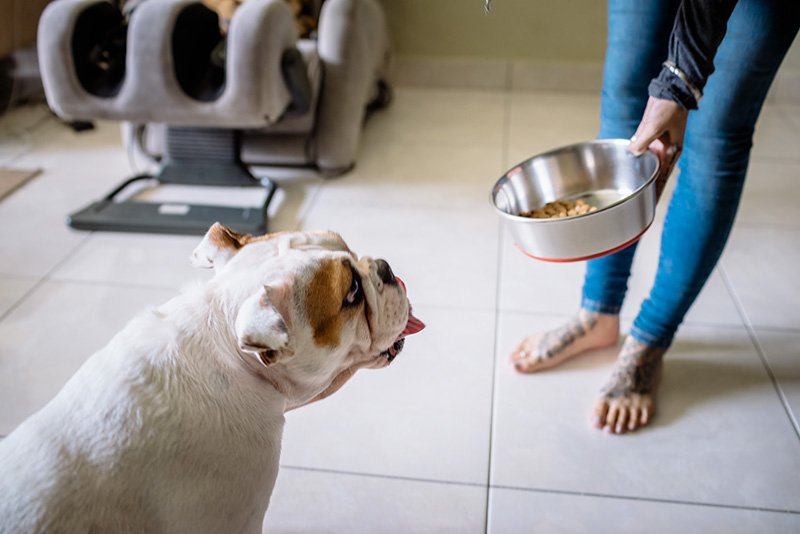
#> input picture segment-anything/notebooks/images/dog.jpg, 800 x 534 px
$ python -i utils_image.py   (imports and definitions only)   (older library calls are emulated)
#> lines starting #> are read from the running program, lines starting #| are printed output that depends on the picture
import matplotlib.pyplot as plt
import torch
import glob, os
import cv2
import logging
from tqdm import tqdm
import numpy as np
from sklearn.cluster import KMeans
import copy
from tqdm import tqdm
from skimage.color import rgb2gray
from skimage.filters import sobel
from skimage.segmentation import felzenszwalb
from skimage.util import img_as_float
from tqdm import tqdm

import utils.utils_io as IOUtils

DIR_FILE = os.path.abspath(os.path.dirname(__file__))

# [409 lines left out: functions calculate_normal_angle, read_image, write_image, write_images, read_images, get_planes_from_normalmap and 2 more, not called in this run]

def resize_image(img, target_size, interpolation=cv2.INTER_LINEAR):
    '''Resize image to target size
    Args:
        target_size: (W,H)
    Return img_resize

    '''
    W,H = target_size[0], target_size[1]
    if img.shape[0] != H or img.shape[1] != W:
        img_resize = cv2.resize(img, (W,H), interpolation=interpolation)
        return img_resize
    else:
        return img

# [110 lines left out: functions convert_images_type, add_image_noise, extract_lines, not called in this run]

# image segmentation
def extract_superpixel(path_img, CROP = 16):
#> called with CROP = 16
    scales, markers = [1], [400]

    img = cv2.imread(path_img)
#> img is the input picture: shape (534, 800, 3); mean B, G, R 148.1, 148.7, 150.6
    image = copy.deepcopy(img)
    image = image[CROP:-CROP, CROP:-CROP, :]
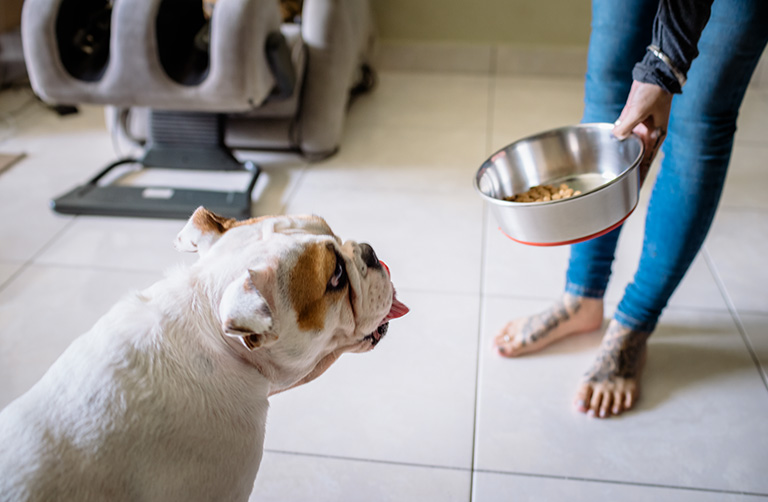
#> image: shape (502, 768, 3); mean B, G, R 150.1, 150.5, 152.3

    segments = []
    for s, m in zip(scales, markers):
        image = cv2.resize(image, (384//s, 288//s), interpolation=cv2.INTER_LINEAR)
        image = img_as_float(image)

        gradient = sobel(rgb2gray(image))
        # segment = watershed(gradient, markers=m, compactness=0.001)
        segment = felzenszwalb(image, scale=100, sigma=0.5, min_size=50)
        segments.append(segment)
#> this loop made 1 pass
#> pass 1, in extract_superpixel, `image = cv2.resize(image, (384//s, 288//s), interpolation=cv2.INTER_LI..`:
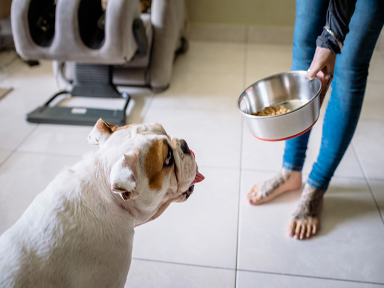
#> image: shape (288, 384, 3); mean B, G, R 150, 150.4, 152.2
#> pass 1, in extract_superpixel, `gradient = sobel(rgb2gray(image))`:
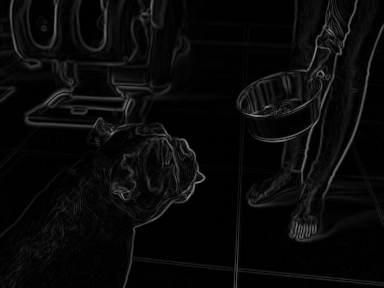
#> gradient: shape (288, 384) float64; min 0, max 0.597, mean 0.0379
#> pass 1, in extract_superpixel, `segment = felzenszwalb(image, scale=100, sigma=0.5, min_size=50)`:
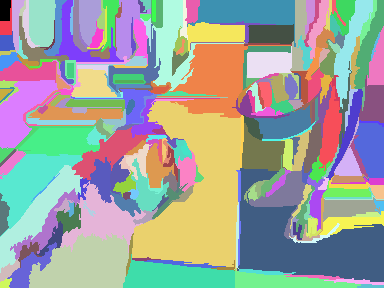
#> segment: shape (288, 384) int64; 265 distinct labels, from 0 to 264; one colour per label, 0 black
#> after the loop, segments = 1 item
    img_seg = segments[0].astype(np.int16)
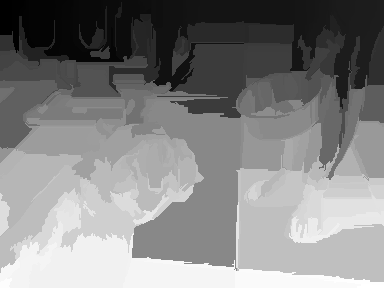
#> img_seg: shape (288, 384) int16; min 0, max 264, mean 136.4; drawn with min black and max white
    img_seg = resize_image(img_seg, target_size=img.shape[:2][::-1], interpolation=cv2.INTER_NEAREST)
#> in resize_image, `img_resize = cv2.resize(img, (W,H), interpolation=interpolation)`:
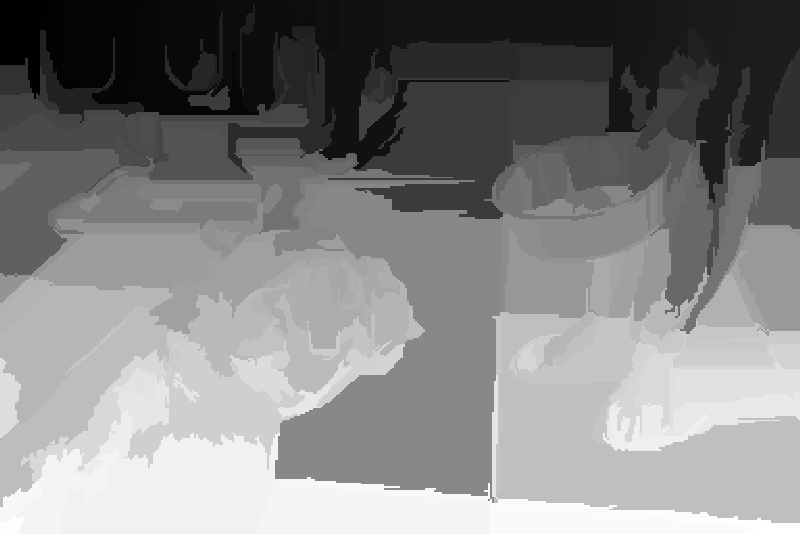
#> img_resize: shape (534, 800) int16; min 0, max 264, mean 136.2; drawn with min black and max white
    return img, img_seg

# [168 lines left out: functions find_labels_max_clusters, visualize_semantic_label, remove_small_isolated_areas, convert_gray_to_cmap, crop_images, split_video_to_frames and 3 more, not called in this run]


>>> result = extract_superpixel('../segment-anything/notebooks/images/dog.jpg')

$ run again, on segment-anything/notebooks/images/groceries.jpg
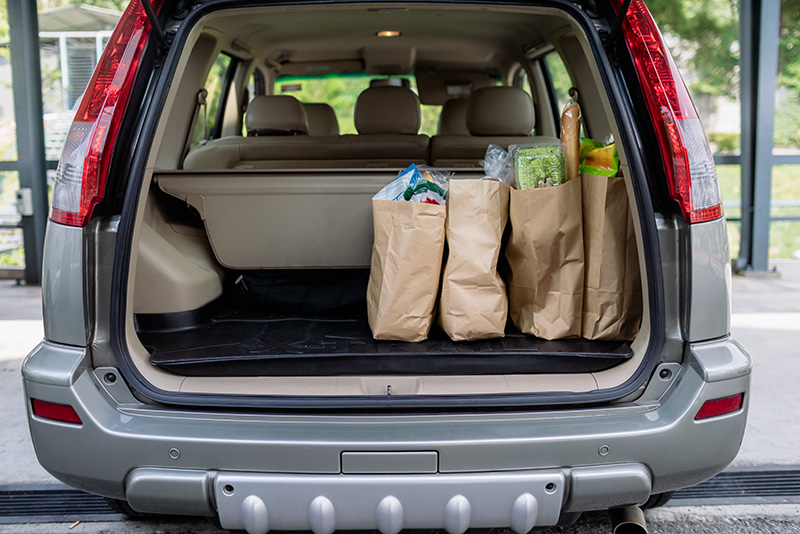
#> input picture segment-anything/notebooks/images/groceries.jpg, 800 x 534 px
#> in extract_superpixel, img is the input picture: shape (534, 800, 3); mean B, G, R 102.9, 105.7, 109.5
#> the loop in extract_superpixel, `for s, m in zip(scales, markers):` made 1 pass
#> pass 1, in extract_superpixel, `segment = felzenszwalb(image, scale=100, sigma=0.5, min_size=50)`:
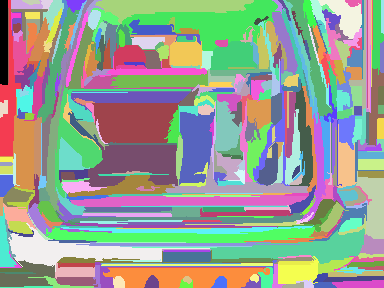
#> segment: shape (288, 384) int64; 385 distinct labels, from 0 to 384; one colour per label, 0 black
#> after the loop in extract_superpixel, `for s, m in zip(scales, markers):`: segments = 1 item
#> in resize_image, `img_resize = cv2.resize(img, (W,H), interpolation=interpolation)`:
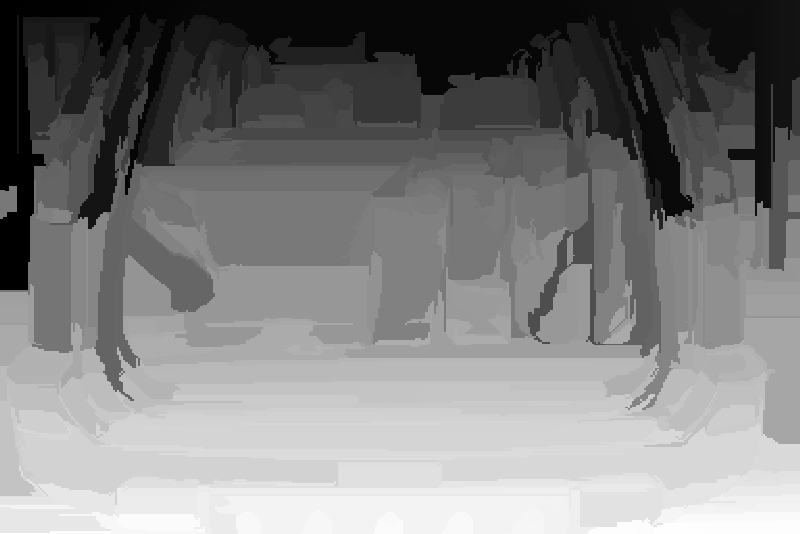
#> img_resize: shape (534, 800) int16; min 0, max 384, mean 191; drawn with min black and max white

$ run again, on segment-anything/notebooks/images/truck.jpg
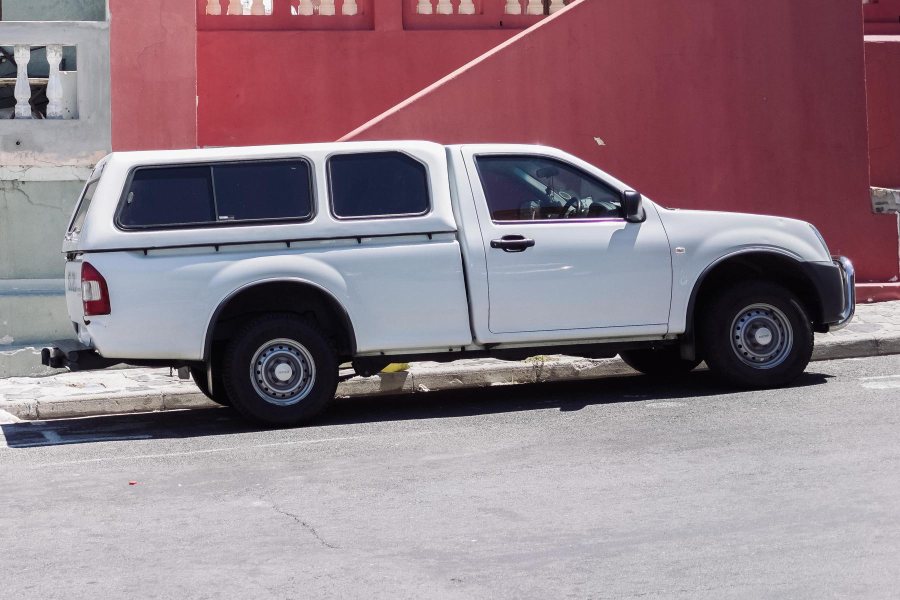
#> input picture segment-anything/notebooks/images/truck.jpg, 1800 x 1200 px (shown at 1/2 size)
#> in extract_superpixel, img is the input picture: shape (1200, 1800, 3); mean B, G, R 135.2, 126.5, 145.8
#> the loop in extract_superpixel, `for s, m in zip(scales, markers):` made 1 pass
#> pass 1, in extract_superpixel, `segment = felzenszwalb(image, scale=100, sigma=0.5, min_size=50)`:
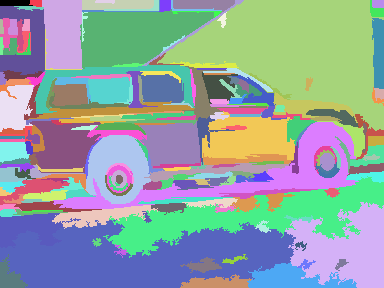
#> segment: shape (288, 384) int64; 207 distinct labels, from 0 to 206; one colour per label, 0 black
#> after the loop in extract_superpixel, `for s, m in zip(scales, markers):`: segments = 1 item
#> in resize_image, `img_resize = cv2.resize(img, (W,H), interpolation=interpolation)`:
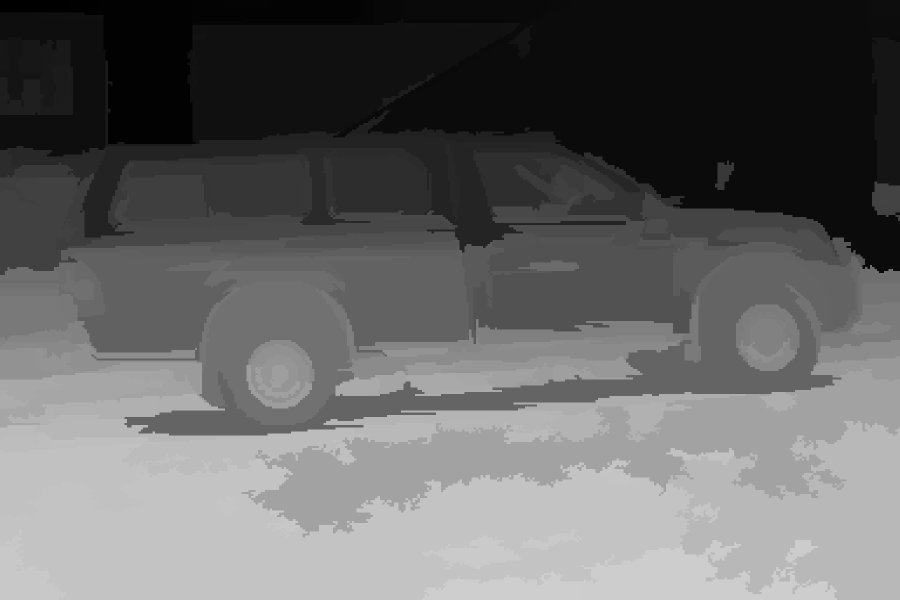
#> img_resize: shape (1200, 1800) int16 (shown at 1/2 size); min 0, max 206, mean 100.5
